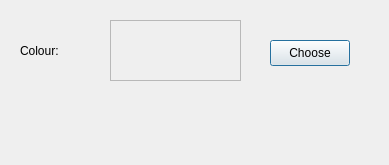
<?xml version="1.0" encoding="UTF-8"?>
<ui version="4.0">
 <class>Dialog</class>
 <widget class="QDialog" name="Dialog">
  <property name="geometry">
   <rect>
    <x>0</x>
    <y>0</y>
    <width>389</width>
    <height>165</height>
   </rect>
  </property>
  <property name="windowTitle">
   <string>Dialog</string>
  </property>
  <widget class="QLabel" name="label">
   <property name="geometry">
    <rect>
     <x>20</x>
     <y>40</y>
     <width>61</width>
     <height>21</height>
    </rect>
   </property>
   <property name="text">
    <string>Colour:</string>
   </property>
  </widget>
  <widget class="QPushButton" name="colourlineedit">
   <property name="geometry">
    <rect>
     <x>270</x>
     <y>40</y>
     <width>80</width>
     <height>26</height>
    </rect>
   </property>
   <property name="text">
    <string>Choose</string>
   </property>
  </widget>
  <widget class="QFrame" name="frame">
   <property name="geometry">
    <rect>
     <x>110</x>
     <y>20</y>
     <width>131</width>
     <height>61</height>
    </rect>
   </property>
   <property name="frameShape">
    <enum>QFrame::StyledPanel</enum>
   </property>
   <property name="frameShadow">
    <enum>QFrame::Raised</enum>
   </property>
  </widget>
  <widget class="QLabel" name="label_2">
   <property name="geometry">
    <rect>
     <x>30</x>
     <y>110</y>
     <width>331</width>
     <height>31</height>
    </rect>
   </property>
   <property name="text">
    <string/>
   </property>
  </widget>
 </widget>
 <resources/>
 <connections/>
</ui>
